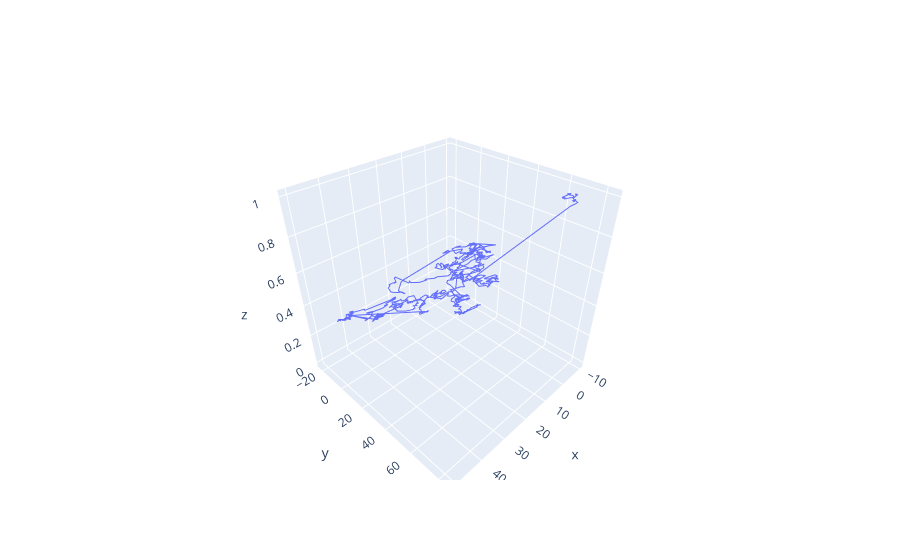

Notebook cell for this chart:
### Markdown cell above
# Activity 4: Lévy Flight - Vec2d - 1 Trajectory

### Code cell
def levy_flight(n_steps=1000, alpha=1.5, scale=1.0):
    pos = Vec2d(0, 0)
    trajectory = [pos.to_tuple()]

    for i in range(n_steps):
        step_size = np.abs(levy_stable.rvs(alpha, 0, scale=scale))  # Tamaño del paso con Lévy
        angle = np.random.uniform(0, 2 * np.pi)  # Ángulo aleatorio
        step = Vec2d(step_size, 0).rotated(angle)
        pos += step
        trajectory.append(pos.to_tuple())

    print("Primeros 5 puntos de la trayectoria:", trajectory[:5])  # Verifica si hay datos

    x, y = zip(*trajectory)
    z = np.linspace(0, 1, len(x))  # Crear un eje Z para la visualización 3D
    
    print("Cantidad de puntos generados:", len(x))  # Debe ser n_steps + 1

    fig = go.Figure()
    fig.add_trace(go.Scatter3d(x=x, y=y, z=z, mode='lines', name='Lévy Flight'))
    fig.show()

# Llamada de prueba
levy_flight()

### Figure 1 — Plotly figure (JSON) as saved in the notebook; plotly's stock layout.template omitted (floating-point values rounded to 4 significant figures; data arrays with more than 128 entries replaced by an {"elided": "..."} marker saying what was removed)
{"data": [{"mode": "lines", "name": "Lévy Flight", "type": "scatter3d", "x": {"elided": "1001 float values"}, "y": {"elided": "1001 float values"}, "z": {"elided": "1001 float values"}}], "layout": {}}
